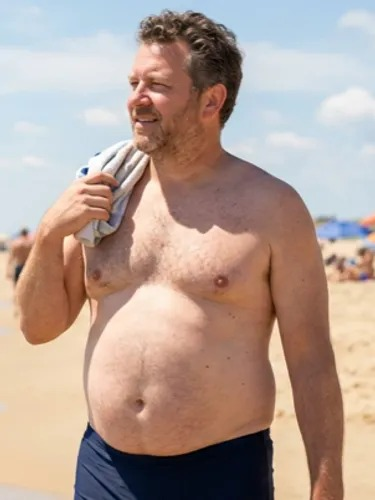
#> input picture app-store-assets/hero-candidates/source-before.jpg, 375 x 500 px, given in place of a.png, which was not available
$ python build.py ../../../app-store-assets/hero-candidates
#> lines starting #> are read from the running program, lines starting #| are printed output that depends on the picture
"""DS108 paired covers; adapts DS30 layout and preserves the approved film."""
from pathlib import Path
import hashlib,json,sys,uuid
import cv2
import numpy as np
from PIL import Image,ImageOps,ImageDraw,ImageFont,ImageFilter

ROOT=Path(__file__).resolve().parents[3]
P=Path(sys.argv[1] if len(sys.argv)>1 else '/Volumes/Extreme/_edit_work/DS-108-setup')
OUT=P/'designed';OUT.mkdir(exist_ok=True)
W,H=1080,1920
FONT='/System/Library/Fonts/Supplemental/Impact.ttf'
SERIF='/System/Library/Fonts/Supplemental/Georgia Bold.ttf'
SANS='/System/Library/Fonts/Supplemental/Arial Bold.ttf'
styles={
 'a':{'bg':'#ffd51a','ink':'#111923','accent':'#b6271d','speaker':359,'side':'left','style':'top'},
 'b':{'bg':'#102d47','ink':'#ffffff','accent':'#72e6f4','style':'meal'},
 'c':{'bg':'#122c40','ink':'#ffffff','accent':'#f0ca72','speaker':377,'side':'right','style':'real'},
 'd':{'bg':'#111923','ink':'#ffffff','accent':'#7de7fa','speaker':359,'side':'left','style':'bottom'},
 'e':{'bg':'#361823','ink':'#fff6e6','accent':'#ffc873','speaker':377,'side':'right','style':'top'},
 'f':{'bg':'#f1eadb','ink':'#172b2d','accent':'#9d432e','speaker':359,'side':'full','style':'top'},
 'g':{'bg':'#f5e6d1','ink':'#263328','accent':'#91652c','style':'meal'},
 'h':{'bg':'#153746','ink':'#ffffff','accent':'#bdedff','speaker':377,'side':'left','style':'bottom'},
}

def save(im,path,**kwargs):
 path=Path(path);tmp=path.with_name(path.stem+'.'+uuid.uuid4().hex+path.suffix)
 im.save(tmp,**kwargs);tmp.replace(path)

def write_json(path,data):
 path=Path(path);tmp=path.with_name(path.name+'.'+uuid.uuid4().hex)
 tmp.write_text(json.dumps(data,indent=2)+'\n');tmp.replace(path)

# [11 lines left out: function text, not called in this run]

def keyed(path):
 im=Image.open(path).convert('RGB');a=np.asarray(im).astype(np.float32)
#> in keyed, im is the input picture: PIL image 375x500 RGB; mean R, G, B 179.6, 159.1, 148.9
 r,g,b=a[:,:,0],a[:,:,1],a[:,:,2]
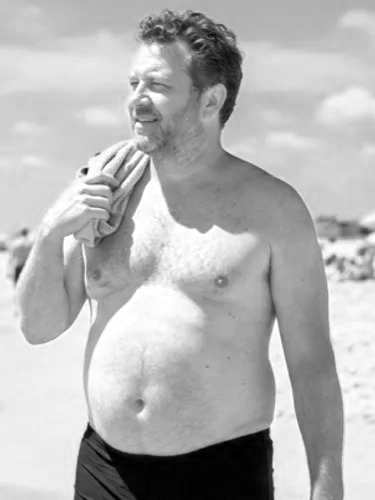
#> r: shape (500, 375) float32; min 0, max 255, mean 179.6
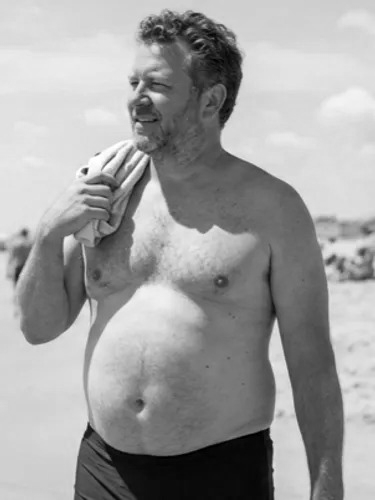
#> g: shape (500, 375) float32; min 0, max 255, mean 159.1
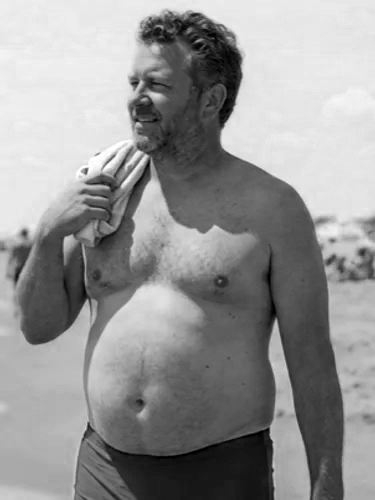
#> b: shape (500, 375) float32; min 0, max 255, mean 148.9
 excess=g-np.maximum(r,b)
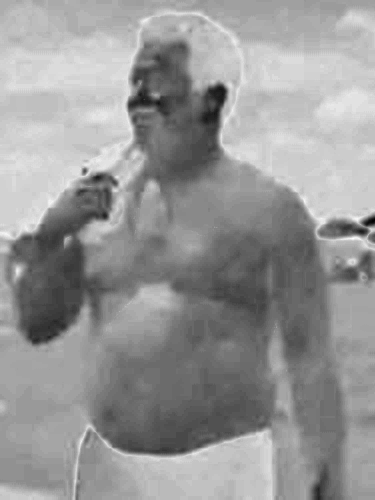
#> excess: shape (500, 375) float32; min -89, max 11, mean -29.75; drawn with min black and max white
 alpha=1-np.clip((excess-12)/65,0,1)
#> alpha: shape (500, 375) float32; every value is 1
 # Keep dark hair/clothing and skin opaque; only chroma background is removed.
 alpha=np.where((g>60)&(g>np.maximum(r,b)*1.18),alpha,1)
 binary=(alpha>.15).astype(np.uint8)
#> binary: shape (500, 375); every value is 1
 n,labels,stats,_=cv2.connectedComponentsWithStats(binary,8)
#> labels: shape (500, 375) int32; every value is 1
#> n = 2; stats = [[-1, 2147483647, 0, 0, 0], [0, 0, 375, 500, 187500]]
 keep=1+int(np.argmax(stats[1:,cv2.CC_STAT_AREA]))
#> keep = 1
 component=(labels==keep).astype(np.uint8)
 component=cv2.dilate(component,np.ones((3,3),np.uint8))
 alpha*=component
 # Remove chroma spill only along partial-alpha edges.
 edge=(alpha>0)&(alpha<.99)
#> edge: shape (500, 375) bool; every value is 0
 a[:,:,1]=np.where(edge,np.minimum(g,np.maximum(r,b)+12),g)
 rgba=np.dstack([a,np.round(alpha*255)]).clip(0,255).astype(np.uint8)
 out=Image.fromarray(rgba,'RGBA');box=out.getchannel('A').getbbox();assert box
#> after `box = out.getchannel('A').getbbox()`: box = (0, 0, 375, 500)
 return out.crop(box)

# [30 lines left out: functions speaker, foreground, not called in this run]

records=[]
for k,cfg in styles.items():
 src=P/('google/'+('g2' if k=='g' else k)+'.jpg' if k in 'fgh' else 'plates/'+k+'.png')
 fg=None
#> (the run stopped early here; a loop or call above may not have finished)
